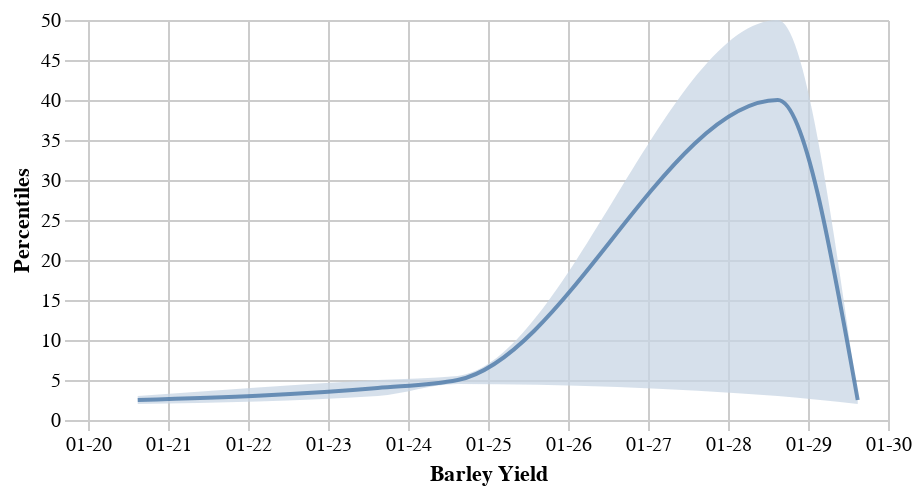

Specify this chart in Vega-Lite:
### Vega specification from a JSON file in a GitHub repository (floating-point values rounded to 4 significant figures)
{"$schema": "https://vega.github.io/schema/vega/v5.json", "width": 400, "height": 200, "padding": 5, "data": [{"name": "facet", "values": [{"timestamp": "2020-01-20 14:55:01.412", "p5": 2, "p95": 3, "p50": 2.5}, {"timestamp": "2020-01-23 14:55:01.412", "p5": 3, "p95": 5, "p50": 4}, {"timestamp": "2020-01-24 14:55:01.412", "p5": 7, "p95": 8, "p50": 7.5}, {"timestamp": "2020-01-24 14:55:01.412", "p5": 2, "p95": 3, "p50": 2.5}, {"timestamp": "2020-01-28 14:55:01.412", "p5": 3, "p95": 50, "p50": 40}, {"timestamp": "2020-01-29 14:55:01.412", "p5": 2, "p95": 3, "p50": 2.5}], "format": {"type": "json", "parse": {"timestamp": "date"}}}, {"name": "table", "source": "facet", "transform": [{"type": "aggregate", "groupby": ["timestamp"], "ops": ["mean", "mean", "mean"], "fields": ["p5", "p95", "p50"], "as": ["p5", "p95", "p50"]}]}], "scales": [{"name": "xscale", "type": "time", "nice": "day", "domain": {"data": "facet", "field": "timestamp"}, "range": "width"}, {"name": "yscale", "type": "linear", "range": "height", "nice": true, "zero": true, "domain": {"data": "facet", "field": "p95"}}], "axes": [{"orient": "bottom", "scale": "xscale", "format": "%m-%d", "grid": true, "title": "Barley Yield", "encode": {"grid": {"enter": {"stroke": {"value": "#ccc"}}}, "ticks": {"enter": {"stroke": {"value": "#ccc"}}}}}, {"orient": "left", "scale": "yscale", "title": "Percentiles", "grid": true, "domain": false, "tickSize": 12, "encode": {"grid": {"enter": {"stroke": {"value": "#ccc"}}}, "ticks": {"enter": {"stroke": {"value": "#ccc"}}}}}], "marks": [{"type": "area", "from": {"data": "table"}, "encode": {"enter": {"fill": {"value": "#C9D6E5"}}, "update": {"interpolate": {"value": "monotone"}, "x": {"scale": "xscale", "field": "timestamp"}, "y": {"scale": "yscale", "field": "p5"}, "y2": {"scale": "yscale", "field": "p95"}, "opacity": {"value": 0.75}}, "hover": {"opacity": {"value": 0.5}}}}, {"type": "line", "from": {"data": "table"}, "encode": {"update": {"interpolate": {"value": "monotone"}, "stroke": {"value": "#4C78A8"}, "strokeWidth": {"value": 2}, "opacity": {"value": 0.8}}, "hover": {"opacity": {"value": 0.5}}, "enter": {"x": {"scale": "xscale", "field": "timestamp"}, "y": {"scale": "yscale", "field": "p50"}}}}]}
